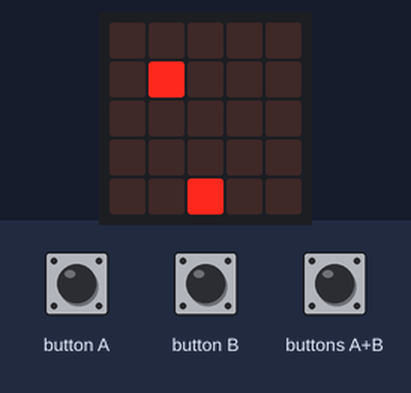
This program was run on a simulated BBC micro:bit (MakeCode). Shown: the board's 5×5 LED display. Inputs (shaded band) come from the test bench. Random numbers come from a fixed seed; the run ends where the board's game-over animation would start. At 4.1 s the program stops and its outputs stay as they are.

Above: at 1.6 s.
1.7 s: buttons A+B pressed for 0.15 s
At 1.9 s:
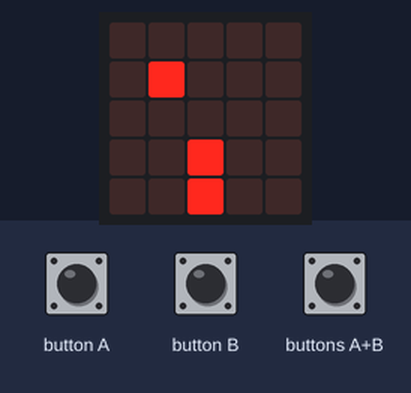
At 5.2 s:
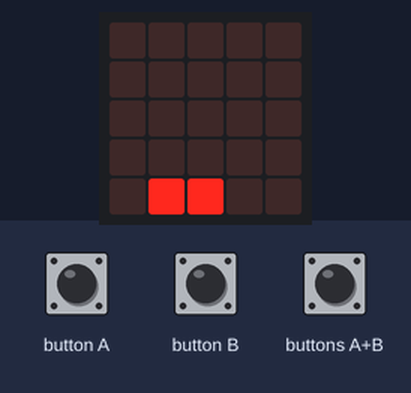
Timing chart, 0 to 5.6 s (numbered marks = the images above; inputs shaded):
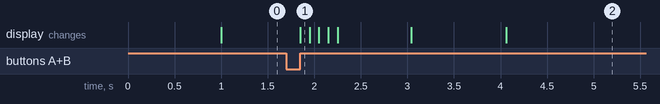

The program:

main.ts
```typescript
input.onButtonPressed(Button.A, function () {
    defender.move(-1)
})
input.onButtonPressed(Button.AB, function () {
    bullet = game.createSprite(defender.get(LedSpriteProperty.X), defender.get(LedSpriteProperty.Y))
    for (let index = 0; index < 4; index++) {
        bullet.change(LedSpriteProperty.Y, -1)
        basic.pause(100)
    }
    bullet.delete()
})
input.onButtonPressed(Button.B, function () {
    defender.move(1)
})
let bullet: game.LedSprite = null
let defender: game.LedSprite = null
game.setScore(0)
defender = game.createSprite(2, 4)
let invader = game.createSprite(randint(0, 4), 0)
basic.forever(function () {
    if (bullet) {
        if (bullet.isTouching(invader)) {
            game.addScore(1)
            invader.set(LedSpriteProperty.X, randint(0, 4))
            invader.set(LedSpriteProperty.Y, 0)
        }
    }
})
basic.forever(function () {
    basic.pause(1000)
    invader.change(LedSpriteProperty.Y, 1)
})
basic.forever(function () {
    if (invader.get(LedSpriteProperty.Y) == 4) {
        game.gameOver()
    }
})
```

test.ts
```typescript
// 在這裡測試；當此封包作為擴充功能時，將不會編譯此內容。
```
